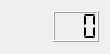
<?xml version="1.0" encoding="UTF-8"?>
<ui version="4.0">
 <class>Player_Result</class>
 <widget class="QGroupBox" name="Player_Result">
  <property name="geometry">
   <rect>
    <x>0</x>
    <y>0</y>
    <width>110</width>
    <height>54</height>
   </rect>
  </property>
  <property name="windowTitle">
   <string>GroupBox</string>
  </property>
  <property name="styleSheet">
   <string notr="true">QWidget {
	background-image: url();
}
QGroupBox {
	background-image: url();
	border-top: 0px;
	border-left: 0px;
	border-right: 0px;
	border-top-left-radius: 0.75em;
	border-top-right-radius: 0.75em;
	padding-top: 1.5em;
	font-style: italic;
}
QGroupBox::title { 
	subcontrol-origin: padding; 
	subcontrol-position: top center;
	margin-top: 0.25em;
	font-style: italic;
}
</string>
  </property>
  <property name="title">
   <string notr="true"/>
  </property>
  <layout class="QHBoxLayout" name="horizontalLayout">
   <item>
    <widget class="QLabel" name="player_name">
     <property name="sizePolicy">
      <sizepolicy hsizetype="Expanding" vsizetype="Preferred">
       <horstretch>0</horstretch>
       <verstretch>0</verstretch>
      </sizepolicy>
     </property>
     <property name="text">
      <string notr="true"/>
     </property>
    </widget>
   </item>
   <item>
    <widget class="QLCDNumber" name="player_points">
     <property name="numDigits">
      <number>3</number>
     </property>
     <property name="segmentStyle">
      <enum>QLCDNumber::Flat</enum>
     </property>
    </widget>
   </item>
  </layout>
 </widget>
 <resources/>
 <connections/>
</ui>
